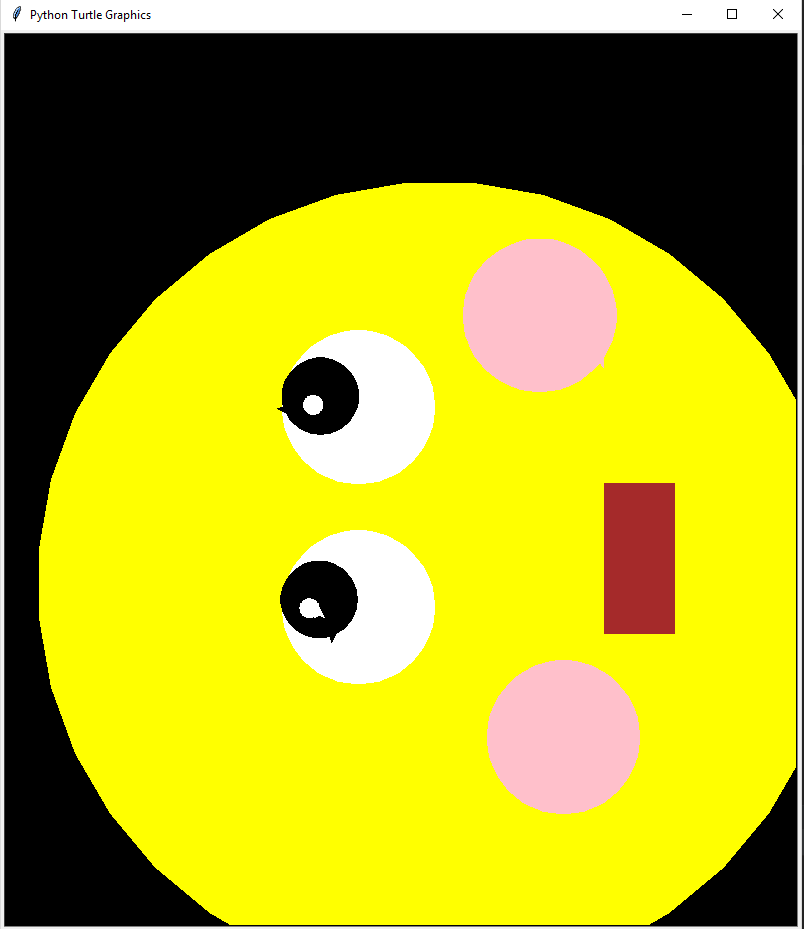

Python code for this plot:
import turtle
import square

scn = turtle.Screen()
no = turtle.Turtle()
ko = turtle.Turtle()
se = turtle.Turtle()
que = turtle.Turtle()


def circle(side):
    for size in range(42):
        no.forward(70)
        no.right(10)


def circle3(side):
    for size in range(65):
        que.forward(8)
        que.left(6)


def circle4(side):
    for size in range(65):
        que.forward(8)
        que.left(6)


def circle5(side):
    for size in range(65):
        se.forward(1)
        se.left(6)


def eye1(side):
    for size in range(65):
        ko.forward(8)
        ko.left(6)


def eye2(side):
    for size in range(65):
        se.forward(8)
        se.left(6)


def mouth(side):
    for size in range(35):
        que.forward(4)
        que.left(3)


def eye3(side):
    for size in range(60):
        no.forward(4)
        no.left(6)


def eye4(side):
    for size in range(60):
        ko.forward(4)
        ko.left(6)


scn.bgcolor("black")

no.fillcolor("yellow")
no.penup()
no.goto(0, 300)
no.pendown()
no.pencolor("yellow")
no.begin_fill()
circle(1)
no.end_fill()

ko.fillcolor("white")
ko.penup()
ko.goto(-50, 0)
ko.pendown()
ko.pencolor("white")
ko.begin_fill()
eye1(1)
ko.end_fill()

se.fillcolor("white")
se.penup()
se.goto(-50, -200)
se.pendown()
se.pencolor("white")
se.begin_fill()
eye2(1)
se.end_fill()

que.fillcolor("brown")
que.penup()
que.goto(200, -150)
que.pendown()
que.pencolor("brown")
que.begin_fill()
que.forward(70)
que.left(90)
que.forward(150)
que.left(90)
que.forward(70)
que.left(90)
que.forward(150)
que.left(90)
que.end_fill()

no.fillcolor("black")
no.penup()
no.goto(-118, 70)
no.pendown()
no.pencolor("black")
no.begin_fill()
eye3(1)
no.end_fill()

ko.fillcolor("black")
ko.penup()
ko.goto(-68, -150)
ko.pendown()
ko.pencolor("black")
ko.begin_fill()
eye4(1)
ko.end_fill()

que.fillcolor("pink")
que.penup()
que.goto(155, -330)
que.pendown()
que.pencolor("pink")
que.begin_fill()
circle3(1)
que.end_fill()

que.fillcolor("pink")
que.penup()
que.goto(170, 100)
que.pendown()
que.pencolor("pink")
que.begin_fill()
circle4(1)
que.end_fill()

se.fillcolor("white")
se.penup()
se.goto(-87, 70)
se.pendown()
se.pencolor("white")
se.begin_fill()
circle5(1)
se.end_fill()

se.fillcolor("white")
se.penup()
se.goto(-87, -130)
se.pendown()
se.pencolor("white")
se.begin_fill()
circle5(1)
se.end_fill()

scn.exitonclick()
